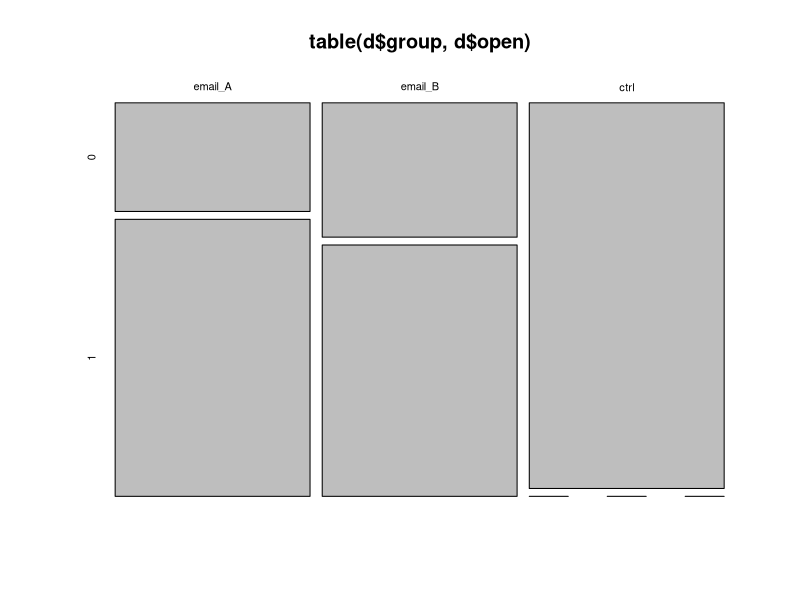
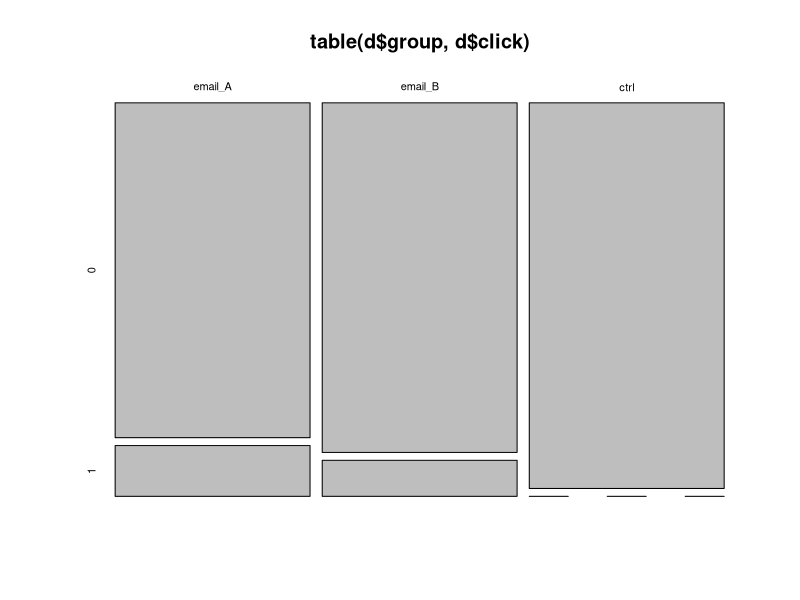
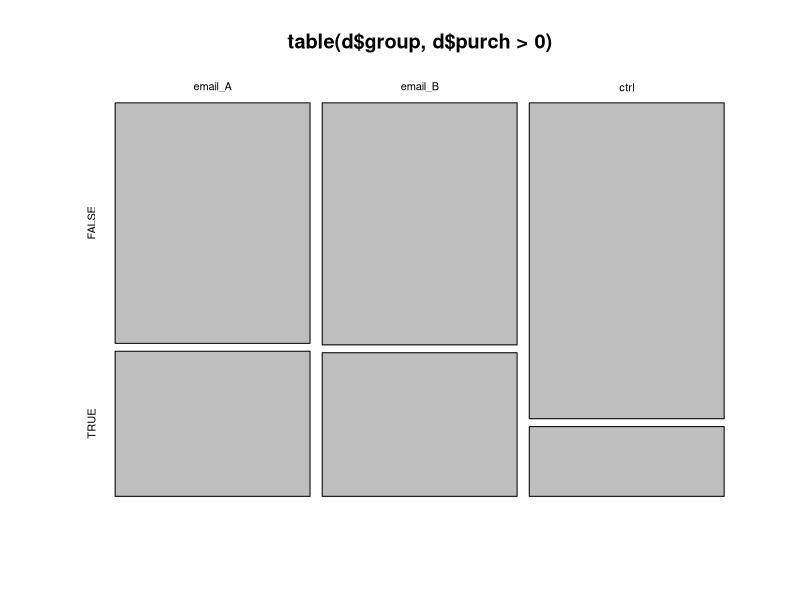
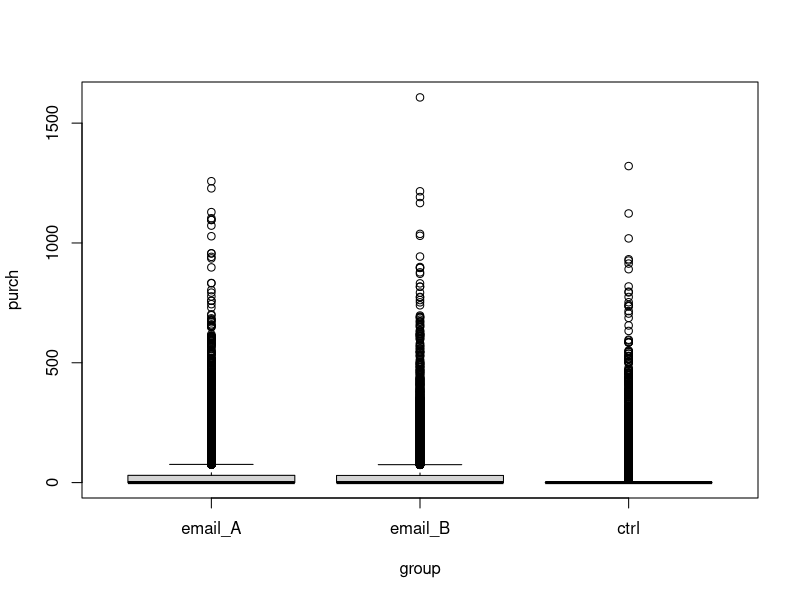

These figures' R source, in order: (Note: this script raises an error after producing the figures.)
# Data generation for A/B Testing Workshop
# Elea McDonnell Feit
# 7 June 2019

# Generates synthetic data for a hypothetical online wine retailer. 

set.seed(89109) 

N <- 123988 # number of users in the test

d <- data.frame(user_id = 1000001:(1000000 + N), 
                cpgn_id = "1901Email")

# baseline covariates -----
# past purchases (by category)
library(MASS)
Sigma <- matrix(c(1, 0.3, -0.4, -0.4, 
                  0.3, 1, -0.3, -0.3, 
                  -0.4, -0.3, 1, 0.2, 
                  -0.4, -0.3, 0.2, 1), nrow=4)
t <- exp(mvrnorm(N, mu=c(5, 5, 4, 3.5), Sigma=Sigma))
t <- t*sample(c(0,1), size=N*4, replace=TRUE, prob=c(0.7,0.3))
t[t<10] <- 0
t <- round(t, digits=2)
d$chard <- t[,1]
d$sav_blanc <- t[,2]
d$syrah <- t[,3]
d$cab <- t[,4]
d$past_purch <- d$chard + d$sav_blanc + d$syrah + d$cab
# last purchase date
d$days_since = round(rexp(N, rate = 1/90))
# website visits
d$visits = rpois(N, 5 + d$past_purch/200)
d$visits[d$visits < 0] <- 0
d$visits[d$visits == 0 & d$past_purch > 0] <- 1 # at least one visit for purchasers


# RANDOMIZED treatment assignment -----
# bernoulli assignment (N known in advance)
# d$group <- sample(c("email_A", "email_B", "ctrl"), size=N, 
#                      replace=TRUE, prob=rep(1/3, 3))
# completely random assignment (N known in advance)
d$group <- NA
rand <- sample(1:N, size=N)
d$group[rand][1:round(N/3)] <- "email_A"
d$group[rand][1:round(N/3) + round(N/3)] <- "email_B"
d$group[is.na(d$group)] <- "ctrl"
d$group <- factor(d$group, c("email_A", "email_B", "ctrl"))
d$email <- d$group != "ctrl"

# test outcomes -----
p <-  1/(1+exp(-1 - d$past_purch/100 + d$days_since/60 - 0.5*(d$group=="email_A")))
d$open <- (runif(N) < p) * 1
d$open[d$group == "ctrl"] <- 0
p <- 1/(1+exp(2 - 0.5*(d$group=="email_A") - 0.5*(d$syrah >0)*(d$group=="email_B")))
d$click <- (runif(N) < p) * 1
d$click[!(d$open==1)] <- 0
p <-  1/(1+exp(1 - d$past_purch/300 - (d$visits > 3)*d$email + d$days_since/60 - (d$group != "ctrl")*d$past_purch/300 - 1*(d$click==1)))
d$purch <- round(exp(rnorm(N, mean=3.6, sd=1)) * (runif(N) < p), 2)
d$purch[d$purch<12.32] <- 0

# inspect and write out -----
summary(d)
summary(d$open >= d$click)
summary(d$past_purch>0 & d$visits==0)
mosaicplot(table(d$group, d$open))
prop.test(table(d$group, d$open))
mosaicplot(table(d$group, d$click))
prop.test(table(d$group, d$click))
mosaicplot(table(d$group, d$purch>0))
prop.test(table(d$group, d$purch==0))
plot(purch ~ group, data=d)

d <- d[,c(1:2, 10:14, 3:9)]
write.csv(d, file="~/repos/ab_test/code/test_data.csv", row.names = FALSE)
